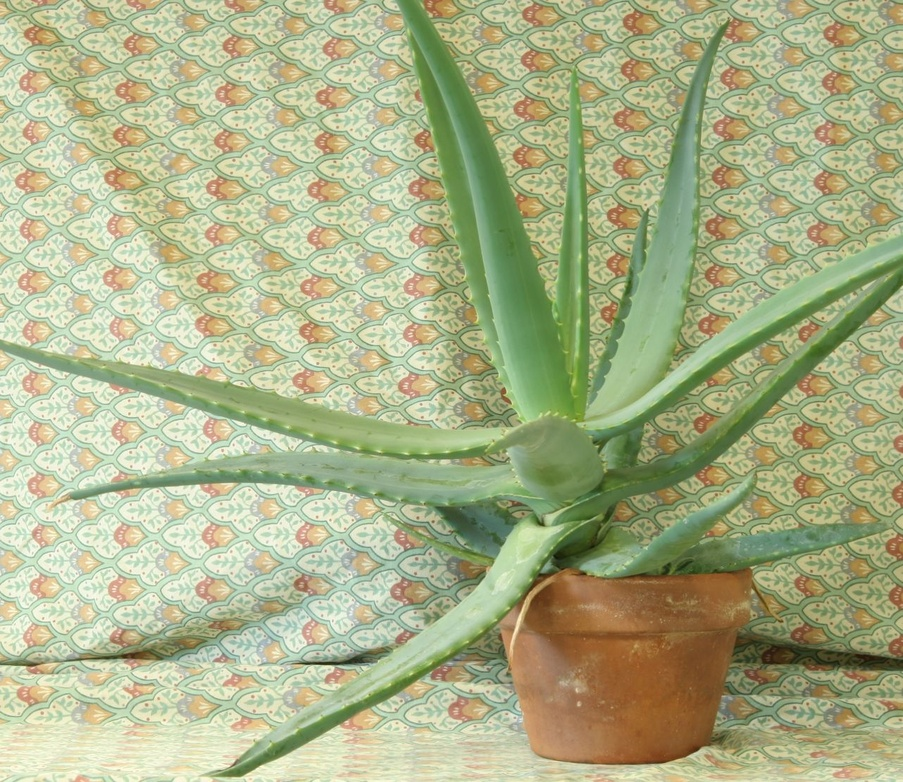
#> input picture test_images/aloeL.jpg, 903 x 782 px, shrunk from 1282 x 1110 before the run, found by its file name
$ python epipolar_lines.py
#> lines starting #> are read from the running program, lines starting #| are printed output that depends on the picture; after the words box and inside, x2 and y2 are one past the last pixel; in counts of white or black regions, pixels touching at a corner belong together
import cv2
import numpy as np

cv2.samples.addSamplesDataSearchPath("../test_images")
orb = cv2.ORB_create()
bf = cv2.BFMatcher(cv2.NORM_HAMMING, crossCheck=True)
img1 = cv2.imread(cv2.samples.findFile("aloeL.jpg"), 0)
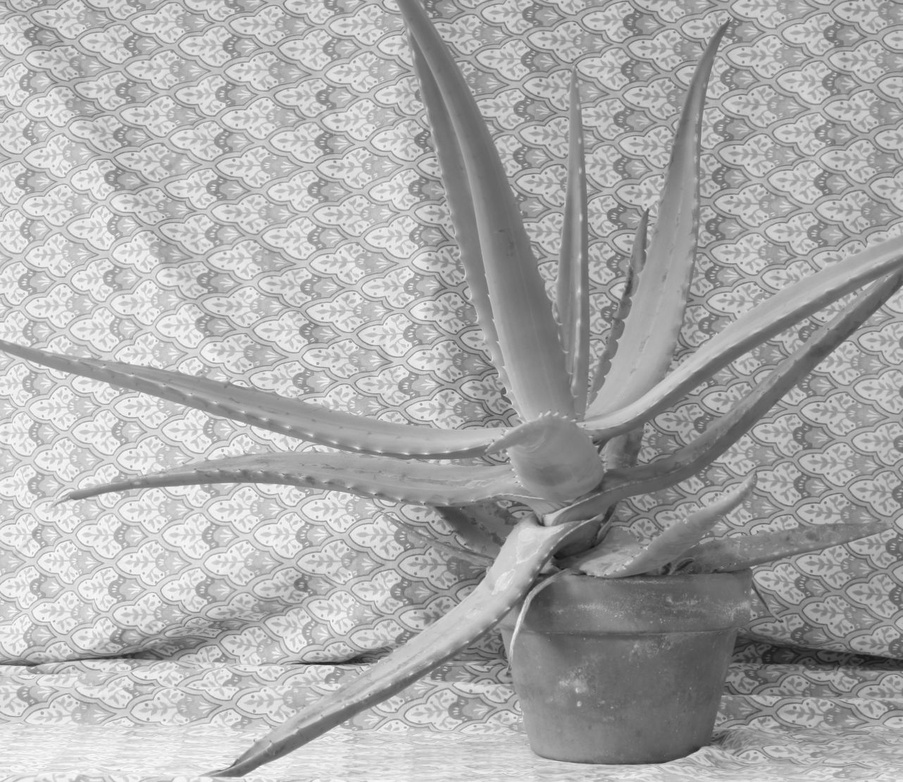
#> img1: shape (782, 903); min 18, max 255, mean 170.8
img2 = cv2.imread(cv2.samples.findFile("aloeR.jpg"), 0)
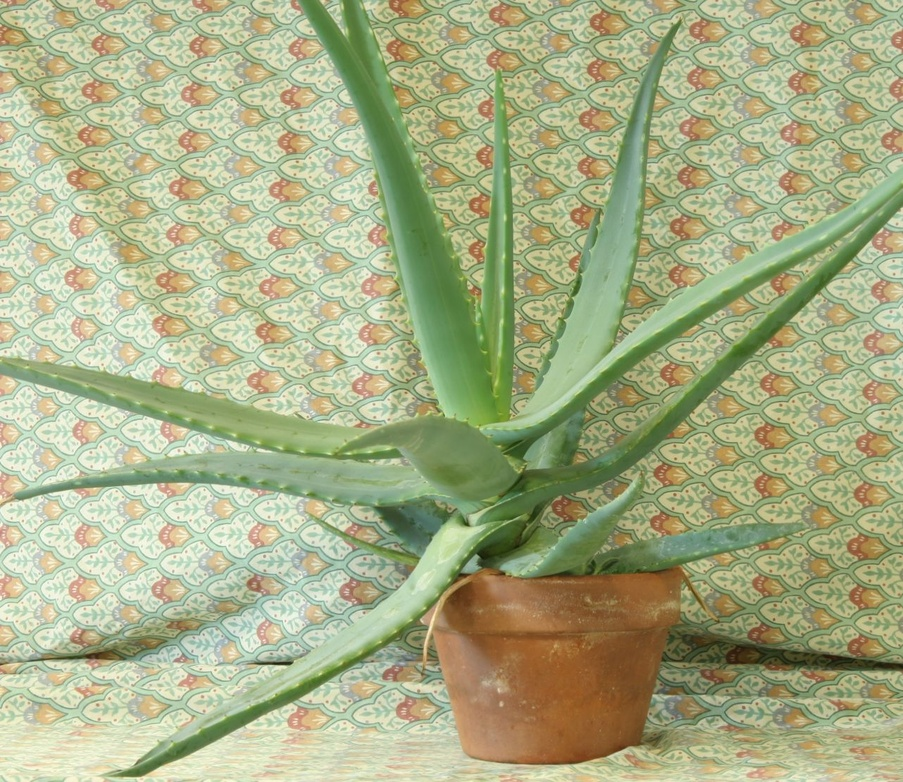
#> input picture test_images/aloeR.jpg, 903 x 782 px, shrunk from 1282 x 1110 before the run, found by its file name
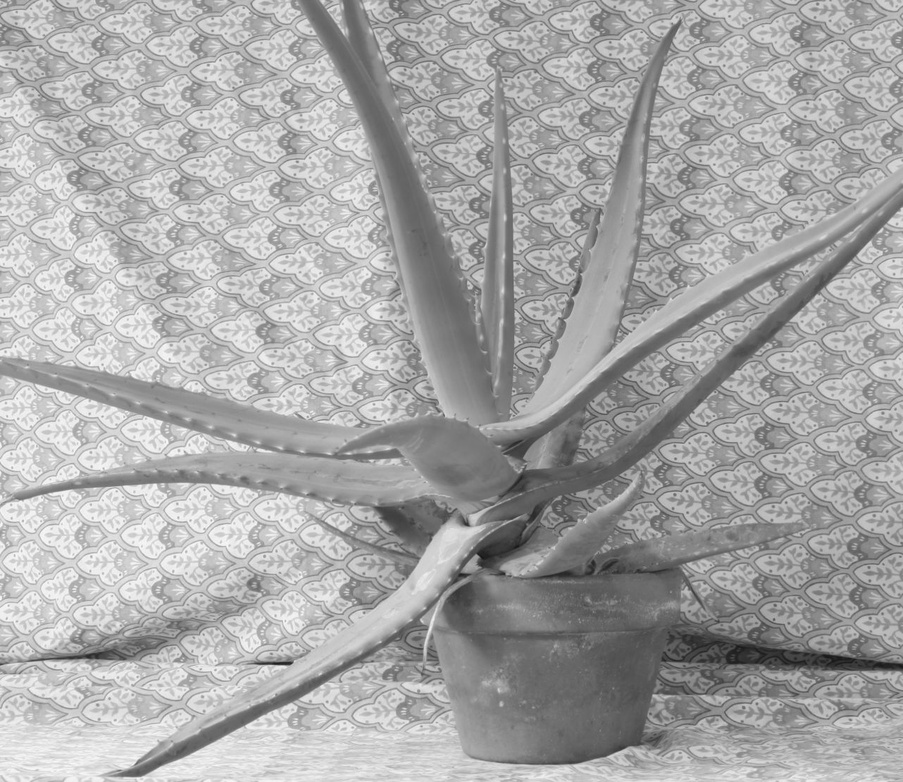
#> img2: shape (782, 903); min 20, max 253, mean 167.8
kp1, des1 = orb.detectAndCompute(img1,None)
#> kp1 = 500 keypoints; strongest (x, y, size): (332, 668, 37.2), (542, 524, 37.2), (543, 524, 53.6), (331, 668, 44.6)
kp2, des2 = orb.detectAndCompute(img2,None)
#> kp2 = 500 keypoints; strongest (x, y, size): (291, 663, 31), (290, 662, 37.2), (467, 524, 37.2), (468, 525, 31)
matches = bf.match(des1,des2)
#> matches = 195 matches
matches = sorted(matches, key = lambda x:x.distance)
for match in matches:
    print(match.imgIdx, match.queryIdx, match.trainIdx, match.distance)
#> this loop made 195 passes
#| 0 163 153 3.0
#| 0 177 193 4.0
#| 0 353 358 6.0
#| 0 373 371 6.0
#| 0 57 4 7.0
#| 0 52 1 8.0
#| 0 287 296 8.0
#| 0 299 325 8.0
#> (further printed lines are left out)
print(kp1[0].pt, kp2[0].pt)
#| (811.0, 520.0) (609.0, 184.0)
kp1_points = [kp1[match.queryIdx].pt for match in matches]
#> kp1_points = 195 pairs, first value 105.4 to 849.6, second value 33 to 708
kp2_points = [kp2[match.trainIdx].pt for match in matches]
#> kp2_points = 195 pairs, first value 67.39 to 870, second value 33 to 708
F, mask = cv2.findFundamentalMat(np.array(kp1_points), np.array(kp2_points), cv2.FM_LMEDS)
#> F = [[-1.83e-21, -2.99e-19, 1.09e-16], [3.11e-19, -3.52e-20, -0.00274], [-1.11e-16, 0.00274, 3.44e-15]]; mask = 195 values, max 1 at index 0, min 0 at index 55, mean 0.554
# kp1_points = np.linspace([0,0], img1.shape[:2][::-2])
lines = cv2.computeCorrespondEpilines(np.array(kp1_points).reshape(-1,1,2), 1,F)
#> lines = 195 rows, first 8: [3.29e-14, -1, 58.8], [3.14e-14, -1, 72], [2.07e-14, -1, 174.2], [1.88e-14, -1, 190.8], [2.96e-14, -1, 89], [2.72e-14, -1, 111], [-2.47e-14, -1, 589.2], [-3.02e-14, -1, 641.1]
lines2 = cv2.computeCorrespondEpilines(np.array(kp2_points).reshape(-1,1,2), 2,F)
#> lines2 = 195 rows, first 8: [-3.43e-14, 1, -58.8], [-3.29e-14, 1, -72], [-2.09e-14, 1, -174.2], [-1.91e-14, 1, -190.8], [-3.09e-14, 1, -89], [-2.85e-14, 1, -111], [2.61e-14, 1, -589.2], [3.22e-14, 1, -641.1]
for line, line2 in zip(lines[:10], lines2[:10]):
    a, b,c = line[0]
    x1 = 0
    y1 = int((-c - a*x1)/b)
    x2 = img2.shape[1]
    y2 = int((-c - a*x2)/b)
    cv2.line(img2, (x1,y1), (x2,y2), (0,255,0), thickness=2)
    a, b,c = line2[0]
    x1 = 0
    y1 = int((-c - a*x1)/b)
    x2 = img1.shape[1]
    y2 = int((-c - a*x2)/b)
    cv2.line(img1, (x1,y1), (x2,y2), (0,255,0), thickness=2)
#> this loop made 10 passes
#> (line, line2) on passes 1 to 10: ([[3.29e-14, -1, 58.8]], [[-3.43e-14, 1, -58.8]]), ([[3.14e-14, -1, 72]], [[-3.29e-14, 1, -72]]), ([[2.07e-14, -1, 174.2]], [[-2.09e-14, 1, -174.2]]), ([[1.88e-14, -1, 190.8]], [[-1.91e-14, 1, -190.8]]), ([[2.96e-14, -1, 89]], [[-3.09e-14, 1, -89]]), ([[2.72e-14, -1, 111]], [[-2.85e-14, 1, -111]]), ([[-2.47e-14, -1, 589.2]], [[2.61e-14, 1, -589.2]]), ([[-3.02e-14, -1, 641.1]], [[3.22e-14, 1, -641.1]]), ([[1.93e-14, -1, 182.5]], [[-2.04e-14, 1, -182.5]]), ([[3.58e-14, -1, 33]], [[-3.72e-14, 1, -33]])
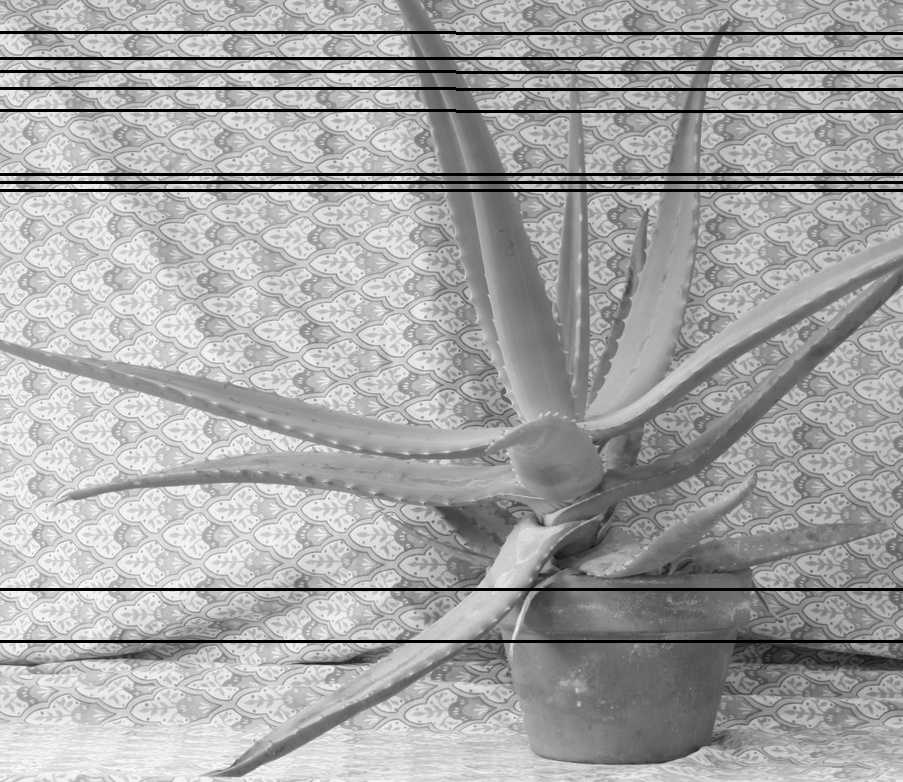
#> img1: shape (782, 903); 3.84% of pixels changed, all inside (x1, y1, x2, y2) = (0, 31, 903, 643)
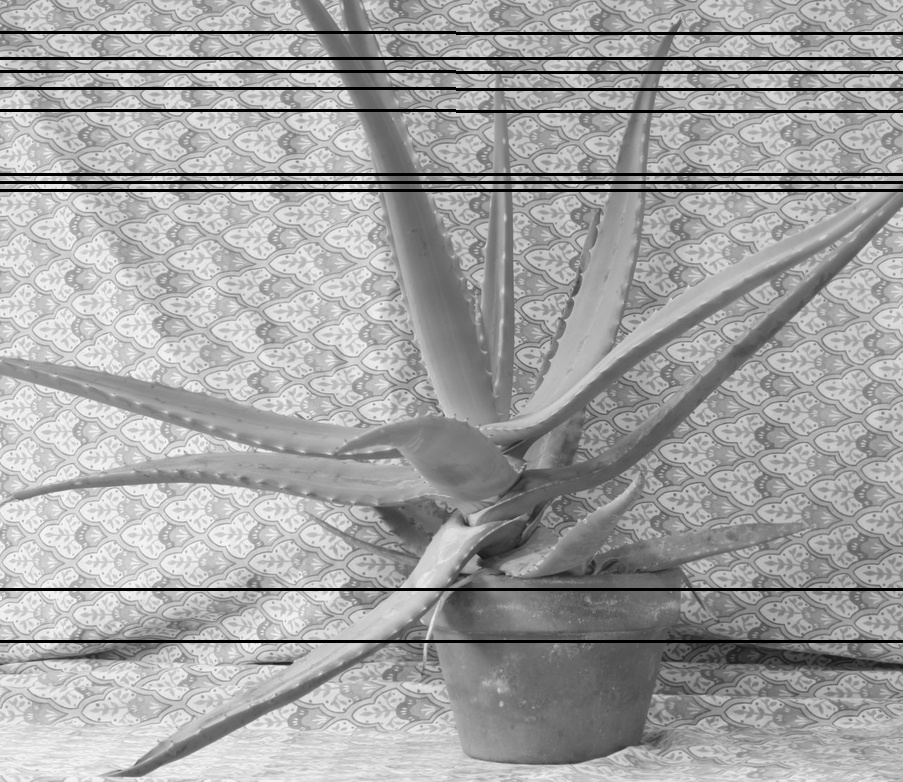
#> img2: shape (782, 903); 3.84% of pixels changed, all inside (x1, y1, x2, y2) = (0, 31, 903, 643)
# cv2.polylines(img2, lines.astype(int), False, (0,255,0))
# print(F)
img3 = cv2.drawMatches(img1,kp1,img2,kp2,matches[:10],None, flags=cv2.DrawMatchesFlags_NOT_DRAW_SINGLE_POINTS)
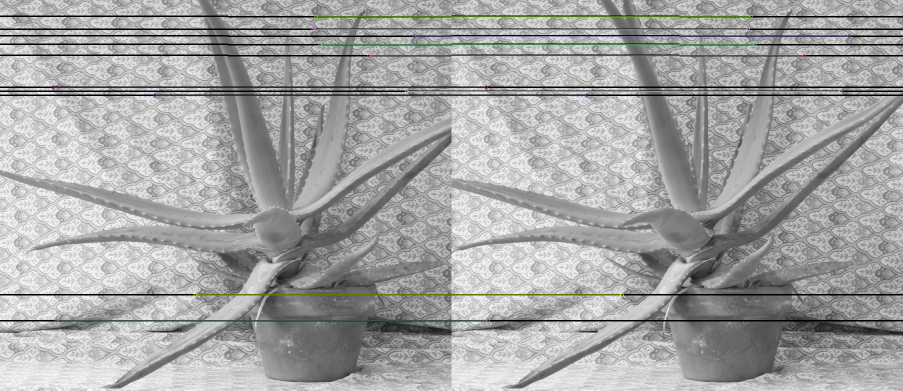
#> img3: shape (782, 1806, 3) (shown at 1/2 size); mean of channels 0, 1, 2 163.9, 164, 164; drawn as B, G, R
cv2.namedWindow("out", cv2.WINDOW_NORMAL)
cv2.imshow("out", img3)
cv2.waitKey(0)
